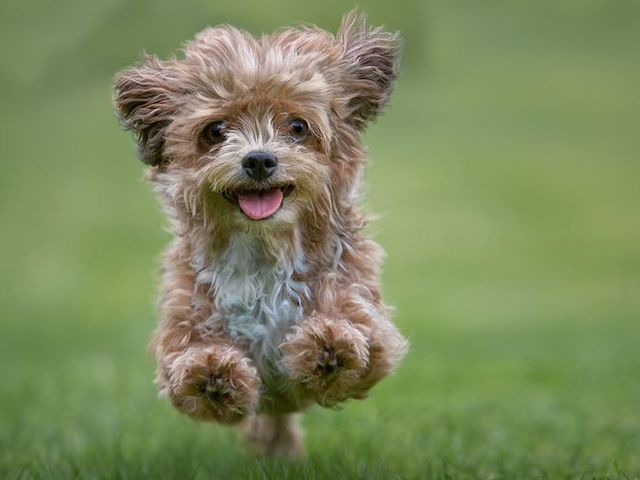
#> input picture notebooks/dog.jpg, 640 x 480 px
$ jupyter execute --allow-errors slic-adj.ipynb   (shell and % lines are left out)
#> lines starting #> are read from the running program, lines starting #| are printed output that depends on the picture
# 计算 SLIC 超像素分割的邻接矩阵

本来应该不是很复杂，但是 scipy 系列的文档实在是太松散了，找了查了好写文档才搞明白。

[cell 1]
import numpy as np
from skimage.io import imread
from skimage import segmentation
from skimage.util import img_as_float
from skimage.future import graph
from networkx.linalg import adj_matrix
import matplotlib
import matplotlib.pyplot as plt
import matplotlib.cm as cm

[cell 2]
img = imread("dog.jpg")
#> img is the input picture: shape (480, 640, 3); mean R, G, B 124.1, 136.8, 93.3
img = img_as_float(img)
# SLIC 分割
labels = segmentation.slic(img, compactness=30, n_segments=400)
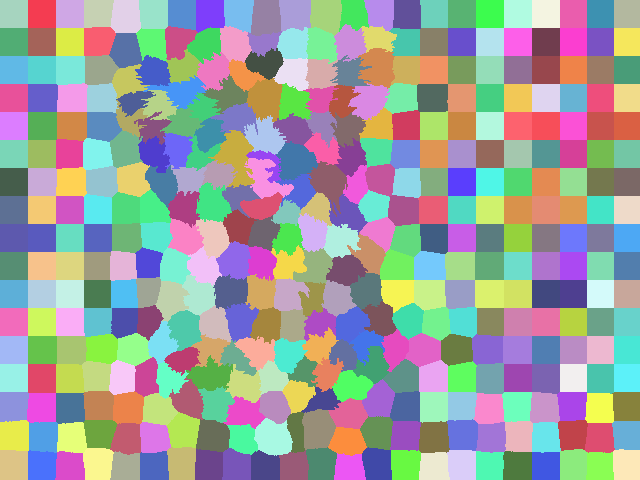
#> labels: shape (480, 640) int64; 390 distinct labels, from 1 to 390; one colour per label, 0 black
# labels 转 graph
g = graph.RAG(labels)
# 算邻接矩阵
#> (the rest of this cell did not finish here and is left out)

`labels` 是 SLIC 分割后的结果，每块分割区域内的label值相同

[cell 3]
print(labels.shape, "v.s.", img.shape)
#| (480, 640) v.s. (480, 640, 3)
print(np.unique(labels).size)
#| 390

[cell 4]
fig,axes = plt.subplots(2,4,figsize=(8,4))
for idx, ax in enumerate(axes.flatten()):
    ax.set_xticks([])
    ax.set_yticks([])
    ax.set_title("labels=%d"%(idx*40))
    ax.imshow(labels==(idx*40),cmap=cm.Greys_r)
plt.tight_layout(pad=0)
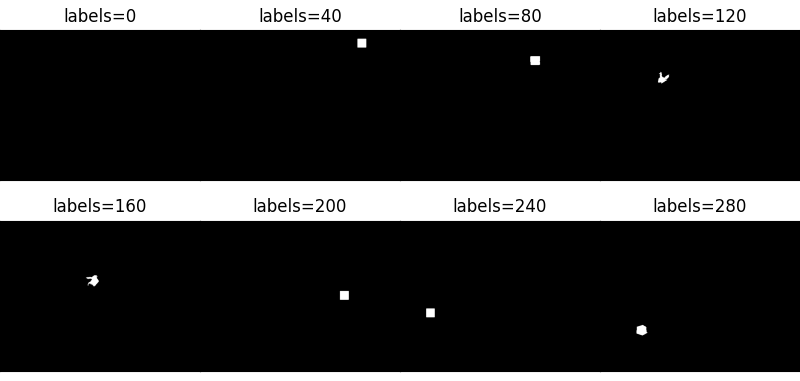
#> figure drawn by matplotlib, 8 panels

计算这些分割区域的邻接矩阵（adjacency matrix）

[cell 5]
from networkx.linalg import adj_matrix
from skimage.future import graph
g = graph.RAG(labels)
#> (the rest of this cell did not finish here and is left out)

$\text{adj}_{i,j}=1$ 表示 i 和 j 两个区域相邻

[cell 6]
fig,axes = plt.subplots(2,2,figsize=(4,4))
for idx, ax in enumerate(axes.flatten()):
    ax.set_xticks([])
    ax.set_yticks([])
axes[0,0].imshow(np.logical_or(labels==25, labels==23), cmap=cm.Greys_r)
#> (the rest of this cell did not finish here and is left out)
